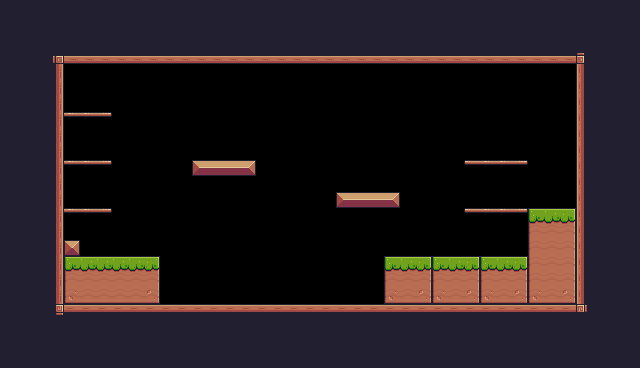

A 2D game scene composited from a Tiled map and its tileset images. What follows is a short description and the map's XML, with every tile layer's data as written:
An orthogonal 40x23 tile map with 16x16 px tiles, 1 tile layer (Background) and 17 objects (5x Platform, Player1, Player2).

<map version="1.10" tiledversion="1.12.0" orientation="orthogonal" renderorder="right-down" width="40" height="23" tilewidth="16" tileheight="16" infinite="0" nextlayerid="6" nextobjectid="40">
 <tileset firstgid="1" source="Pixel Adventure.tsx" />
 <layer id="1" name="Background" width="40" height="23">
  <properties>
   <property name="BackgroundColor" value="Gray" />
  </properties>
  <data encoding="csv">
24,24,24,24,24,24,24,24,24,24,24,24,24,24,24,24,24,24,24,24,24,24,24,24,24,24,24,24,24,24,24,24,24,24,24,24,24,24,24,24,
24,24,24,24,24,24,24,24,24,24,24,24,24,24,24,24,24,24,24,24,24,24,24,24,24,24,24,24,24,24,24,24,24,24,24,24,24,24,24,24,
24,24,24,24,24,24,24,24,24,24,24,24,24,24,24,24,24,24,24,24,24,24,24,24,24,24,24,24,24,24,24,24,24,24,24,24,24,24,24,24,
24,24,24,92,134,134,134,134,134,134,134,134,134,134,134,134,134,134,134,134,134,134,134,134,134,134,134,134,134,134,134,134,134,134,134,134,93,24,24,24,
24,24,24,113,0,0,0,0,0,0,0,0,0,0,0,0,0,0,0,0,0,0,0,0,0,0,0,0,0,0,0,0,0,0,0,0,111,24,24,24,
24,24,24,113,0,0,0,0,0,0,0,0,0,0,0,0,0,0,0,0,0,0,0,0,0,0,0,0,0,0,0,0,0,0,0,0,111,24,24,24,
24,24,24,113,0,0,0,0,0,0,0,0,0,0,0,0,0,0,0,0,0,0,0,0,0,0,0,0,0,0,0,0,0,0,0,0,111,24,24,24,
24,24,24,113,41,41,42,0,0,0,0,0,0,0,0,0,0,0,0,0,0,0,0,0,0,0,0,0,0,0,0,0,0,0,0,0,111,24,24,24,
24,24,24,113,0,0,0,0,0,0,0,0,0,0,0,0,0,0,0,0,0,0,0,0,0,0,0,0,0,0,0,0,0,0,0,0,111,24,24,24,
24,24,24,113,0,0,0,0,0,0,0,0,0,0,0,0,0,0,0,0,0,0,0,0,0,0,0,0,0,0,0,0,0,0,0,0,111,24,24,24,
24,24,112,113,41,41,42,0,0,0,0,0,13,14,14,15,0,0,0,0,0,0,0,0,0,0,0,0,0,40,41,41,42,0,0,0,111,24,24,24,
24,24,112,113,0,0,0,0,0,0,0,0,0,0,0,0,0,0,0,0,0,0,0,0,0,0,0,0,0,0,0,0,0,0,0,0,111,24,24,24,
24,24,112,113,0,0,0,0,0,0,0,0,0,0,0,0,0,0,0,0,0,13,14,14,15,0,0,0,0,0,0,0,0,0,0,0,111,24,24,24,
24,24,112,113,41,41,42,0,0,0,0,0,0,0,0,0,0,0,0,0,0,0,0,0,0,0,0,0,0,40,41,41,42,7,8,9,111,24,24,24,
24,24,112,113,0,0,0,0,0,0,0,0,0,0,0,0,0,0,0,0,0,0,0,0,0,0,0,0,0,0,0,0,0,29,30,31,111,24,24,24,
24,24,24,113,35,0,0,0,0,0,0,0,0,0,0,0,0,0,0,0,0,0,0,0,0,0,0,0,0,0,0,0,0,29,30,31,111,24,24,24,
24,24,24,113,7,8,8,8,8,9,0,0,0,0,0,0,0,0,0,0,0,0,0,0,7,8,9,7,8,9,7,8,9,29,30,31,111,24,24,24,
24,24,24,113,29,30,30,30,30,31,0,0,0,0,0,0,0,0,0,0,0,0,0,0,29,30,31,29,30,31,29,30,31,29,30,31,111,24,24,24,
24,24,24,113,51,52,52,52,52,53,0,0,0,0,0,0,0,0,0,0,0,0,0,0,51,52,53,51,52,53,51,52,53,51,52,53,111,24,24,24,
24,24,24,114,90,90,90,90,90,90,90,90,90,90,90,90,90,90,90,90,90,90,90,90,90,90,90,90,90,90,90,90,90,90,90,90,115,24,24,24,
24,24,24,24,24,24,24,24,24,24,24,24,24,24,24,24,24,24,24,24,24,24,24,24,24,24,24,24,24,24,24,24,24,24,24,24,24,24,24,24,
24,24,24,24,24,24,24,24,24,24,24,24,24,24,24,24,24,24,24,24,24,24,24,24,24,24,24,24,24,24,24,24,24,24,24,24,24,24,24,24,
24,24,24,24,24,24,24,24,24,24,24,24,24,24,24,24,24,24,24,24,24,24,24,24,24,24,24,24,24,24,24,24,24,24,24,24,24,24,24,24
</data>
 </layer>
 <objectgroup id="2" name="Spawnpoints">
  <object id="4" name="Player1" type="Player1" x="84.5" y="148.25" width="96" height="96" />
  <object id="38" name="Player2" type="Player2" x="384.75" y="147.75" width="96" height="96" />
 </objectgroup>
 <objectgroup id="3" name="Collisions">
  <object id="7" x="48" y="48" width="16" height="272" />
  <object id="8" x="64" y="48" width="528" height="16" />
  <object id="9" x="576" y="64" width="16" height="256" />
  <object id="10" x="64" y="304" width="512" height="16" />
  <object id="11" x="64" y="240" width="16" height="16" />
  <object id="12" x="64" y="256" width="96" height="48" />
  <object id="13" x="192" y="160" width="64" height="16" />
  <object id="14" x="336" y="192" width="64" height="16" />
  <object id="15" x="384" y="256" width="144" height="48" />
  <object id="16" type="Platform" x="464" y="208" width="64" height="16" />
  <object id="17" type="Platform" x="464" y="160" width="64" height="16" />
  <object id="18" type="Platform" x="64" y="160" width="48" height="16" />
  <object id="19" type="Platform" x="64" y="112" width="48" height="16" />
  <object id="20" type="Platform" x="64" y="208" width="48" height="16" />
  <object id="35" x="528" y="208" width="48" height="96" />
 </objectgroup>
</map>
